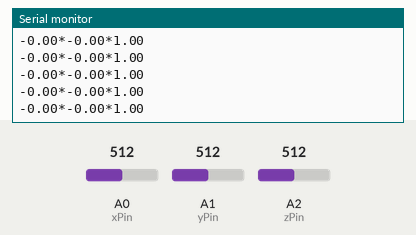
A sketch run on a simulated Arduino Uno, built with avr-gcc and run on an emulated ATmega328P. Parts: the last lines printed to the serial monitor. The inputs (shaded band) are chosen by the test bench; at power-on: A0 (xPin) = 512, A1 (yPin) = 512, A2 (zPin) = 512.

Above: at 2.2 s.
2.3 s: A0 (xPin) set to 716
At 2.57 s:
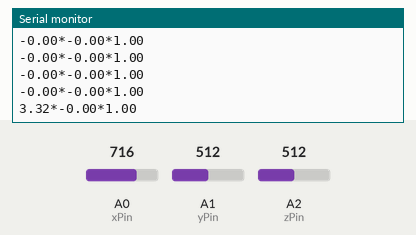
3.8 s: A1 (yPin) set to 716
At 3.98 s:
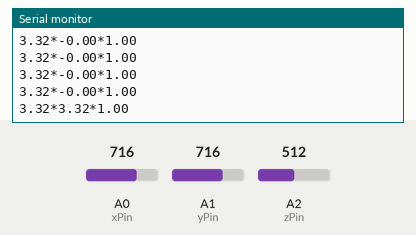
5.3 s: A2 (zPin) set to 716
At 5.39 s:
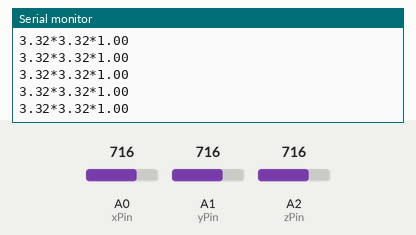
6.8 s: A0 (xPin) set to 900
At 6.8 s:
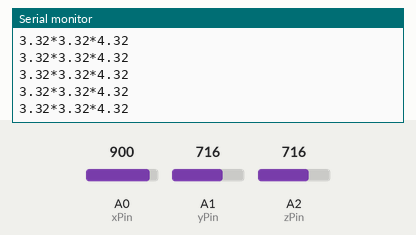
8.3 s: A1 (yPin) set to 900
At 8.4 s:
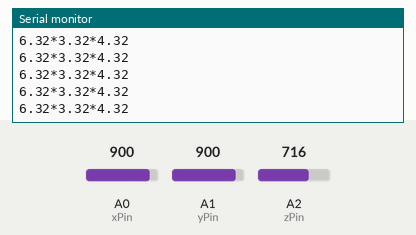
9.8 s: A2 (zPin) set to 900
At 9.81 s:
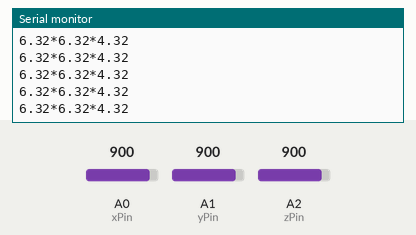
Timing chart, 0 to 12.3 s (numbered marks = the images above; inputs shaded):
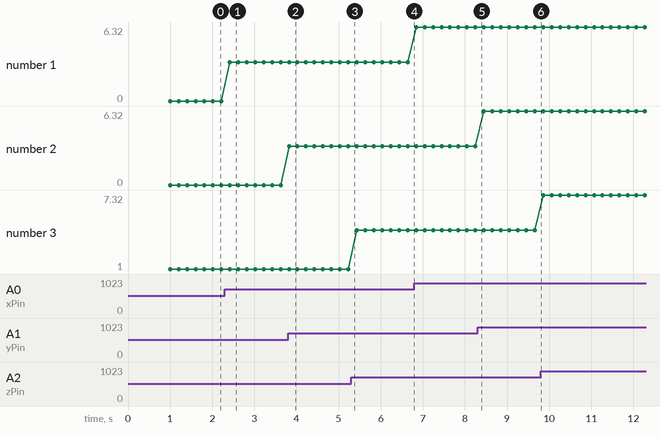

Measured:
- after the input at 2.3 s, the serial monitor: prints a new line after 0.11 s (image 1)
- after the input at 3.8 s, the serial monitor: prints a new line at once (image 2)
- plotted number 1: 0 → 3.32 after the input at 2.3 s, 3.32 → 6.32 after the input at 6.8 s
- plotted number 3: 1 → 4.32 after the input at 5.3 s, 4.32 → 7.32 after the input at 9.8 s

The sketch:

senzor__1_.ino
```cpp
int xPin = 0;
int yPin = 1;
int zPin = 2;

float xReal = 0, yReal = 0, zReal = 1;
float xOffset, yOffset, zOffset;


void setup() {
  Serial.begin(9600);
  //  Serial.println("Calibreaza...");
  calibreaza();
  //  Serial.println("Done.");
  delay(1000);
}

void loop() {
  //  Serial.print("Acceleratia (x): ");
  float acceleratieX = convert(analogRead(xPin)) + xOffset;

  //  Serial.print("Acceleratia (y): ");
  float acceleratieY = convert(analogRead(yPin)) + yOffset;


  //  Serial.print("Acceleratia (z): ");
  float acceleratieZ = convert(analogRead(zPin)) + zOffset;

  String data = String(String(acceleratieX)+"*"+String(acceleratieY)+"*"+String(acceleratieZ));
  Serial.println(data);

  delay(200);
}

float convert(float in) {
  return ((in * 5 / 1024) - 3.3 / 2) / 0.3;
}

void calibreaza() {
  float xActual = 0, yActual = 0, zActual = 0;
  for (int i = 0; i < 10; i++) {
    xActual += convert(analogRead(xPin));
    yActual += convert(analogRead(yPin));
    zActual += convert(analogRead(zPin));
  }
  xActual = xActual / 10;
  yActual = yActual / 10;
  zActual = zActual / 10;
  xOffset = xReal - xActual;
  yOffset = yReal - yActual;
  zOffset = zReal - zActual;
}
```
